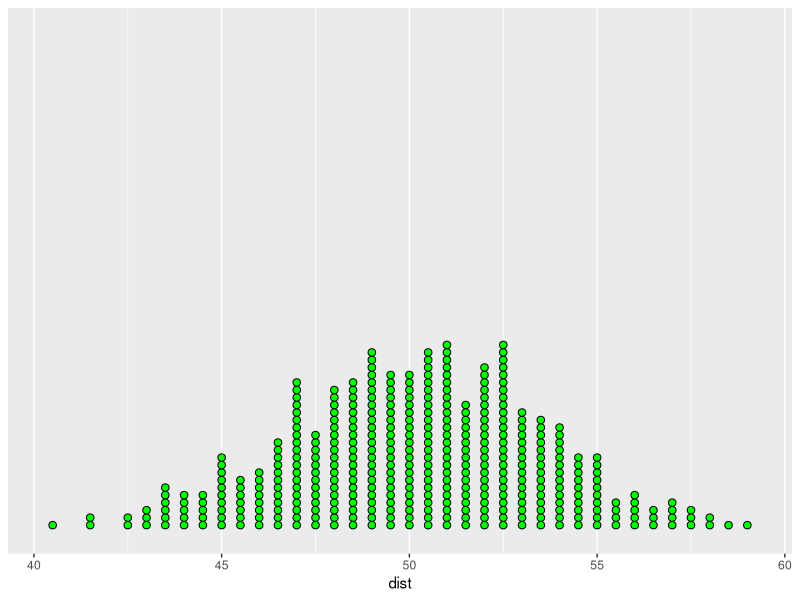

Source code (R):
## ---- chunk 1
library(ggplot2)
library(dplyr)

set.seed(4444)

dist <- rbinom(400, 200, prob = 0.5)
dist <- data.frame(dist)
dist$dist <- dist$dist/200*100
dist <- arrange(dist, dist)
dist95 <- dist[11:390, ]
dist_out <- (filter(dist, !(dist %in% dist95)))
dist_out <- unlist(dist_out$dist)


dist$highlight <- ifelse(dist$dist %in% dist_out, "highlight", "normal")
mycolours <- c("highlight" = "red", "normal" = "grey50")

mind <- min(dist95)
maxd <- max(dist95)
m <- mean(dist$dist)

g1<- ggplot(dist, aes(x = dist)) +
  geom_dotplot(method = "histodot", binwidth = 0.5, dotsize = 0.4, fill = "Green") +
 scale_y_continuous(breaks=NULL)+
  theme(axis.title.y=element_blank())
print(g1)




